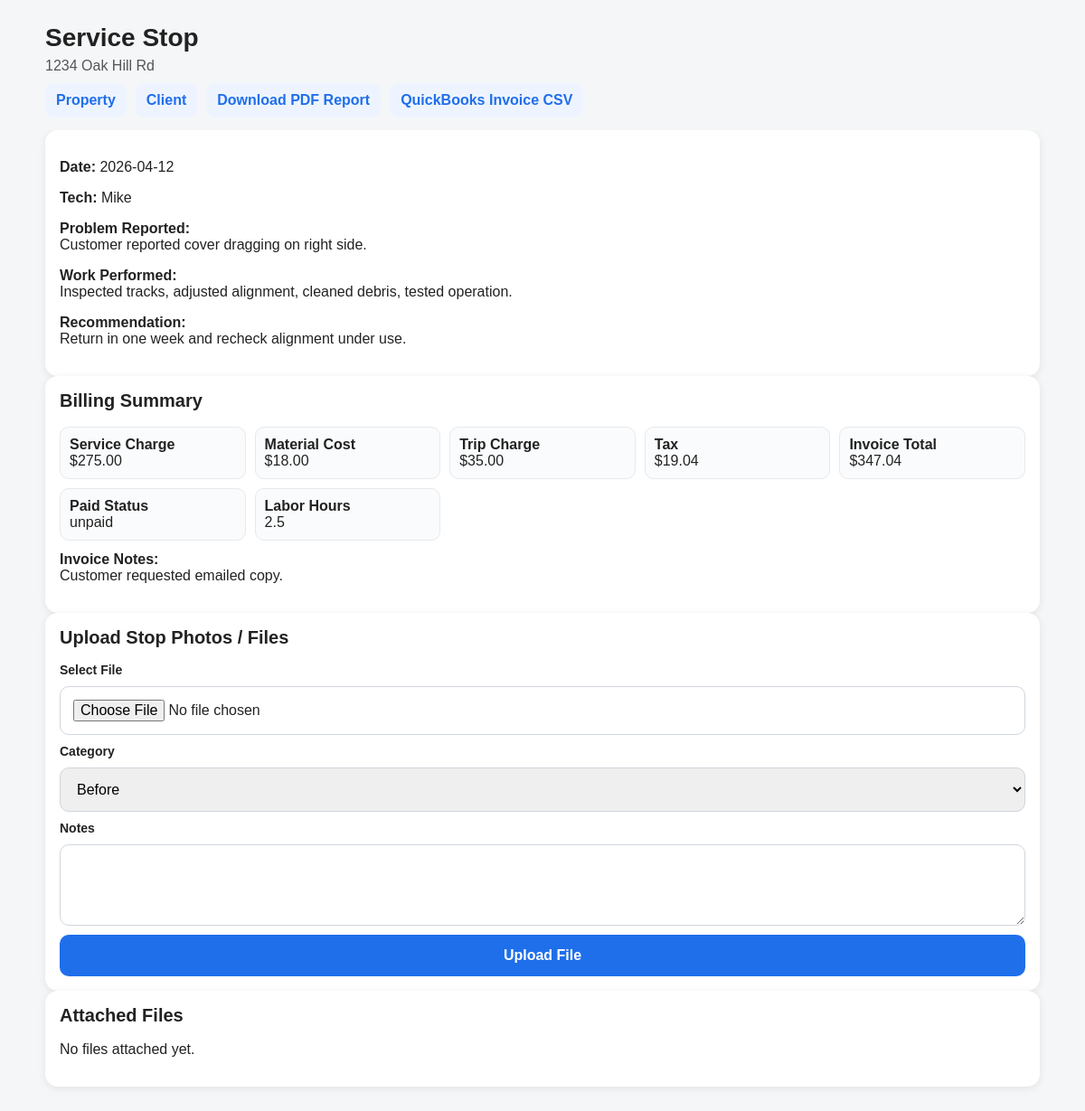
The app's page /service-stops/1 with its own data.
### app/models.py (models this page shows)
class Property(Base):
    __tablename__ = "properties"
    id = Column(Integer, primary_key=True)
    address = Column(String, nullable=False)
    pool_type = Column(String, default="")
    notes = Column(Text, default="")
    pump = Column(String, default="")
    filter = Column(String, default="")
    heater = Column(String, default="")
    sanitizer = Column(String, default="")
    automation = Column(String, default="")
    cleaner = Column(String, default="")
    cover_type = Column(String, default="")
    cover_notes = Column(Text, default="")
    install_year = Column(String, default="")
    equipment_notes = Column(Text, default="")
    client_id = Column(Integer, ForeignKey("clients.id"), nullable=False)
    client = relationship("Client", back_populates="properties")
    jobs = relationship(
        "Job",
        back_populates="property",
        cascade="all, delete-orphan"
    )
    files = relationship(
        "FileAttachment",
        back_populates="property",
        cascade="all, delete-orphan"
    )
    service_stops = relationship(
        "ServiceStop",
        back_populates="property",
        cascade="all, delete-orphan"
    )

class ServiceStop(Base):
    __tablename__ = "service_stops"
    id = Column(Integer, primary_key=True)
    date = Column(String, default="")
    tech_name = Column(String, default="")
    problem_reported = Column(Text, default="")
    work_performed = Column(Text, default="")
    recommendation = Column(Text, default="")
    billed_amount = Column(Float, default=0.0)
    labor_hours = Column(Float, default=0.0)
    material_cost = Column(Float, default=0.0)
    trip_charge = Column(Float, default=0.0)
    tax = Column(Float, default=0.0)
    paid_status = Column(String, default="unpaid")
    invoice_notes = Column(Text, default="")
    status = Column(String, default="completed")
    property_id = Column(Integer, ForeignKey("properties.id"), nullable=False)
    property = relationship("Property", back_populates="service_stops")
    files = relationship(
        "FileAttachment",
        back_populates="service_stop",
        cascade="all, delete-orphan"
    )

### app/main.py (the view)
@app.get("/service-stops/{service_stop_id}", response_class=HTMLResponse)
def service_stop_detail(request: Request, service_stop_id: int):
    db = SessionLocal()
    stop = (
        db.query(ServiceStop)
        .options(
            joinedload(ServiceStop.property).joinedload(Property.client),
            joinedload(ServiceStop.files),
        )
        .filter(ServiceStop.id == service_stop_id)
        .first()
    )
    if not stop:
        raise HTTPException(status_code=404, detail="Service stop not found")
    return templates.TemplateResponse(
        request,
        "service_stop_detail.html",
        {
            "request": request,
            "service_stop": stop,
            "money": money,
            "service_stop_total": service_stop_total,
        },
    )

### app/templates/service_stop_detail.html (shortened to what this page needs)
<!DOCTYPE html>
<html>
<head>
    <link rel="stylesheet" href="/static/styles.css?v=80">
</head>
<body>
    <div class="page">
        <header class="topbar">
            <h1>Service Stop</h1>
            <p>{{ service_stop.property.address }}</p>
            <div class="quick-links">
                <a href="/properties/{{ service_stop.property.id }}">Property</a>
                <a href="/clients/{{ service_stop.property.client.id }}">Client</a>
                <a href="/service-stops/{{ service_stop.id }}/pdf">Download PDF Report</a>
                <a href="/service-stops/{{ service_stop.id }}/quickbooks-invoice.csv">QuickBooks Invoice CSV</a>
            </div>
        </header>
        <section class="card">
            <p><strong>Date:</strong> {{ service_stop.date or "Not set" }}</p>
            <p><strong>Tech:</strong> {{ service_stop.tech_name or "Not set" }}</p>
            <p><strong>Problem Reported:</strong><br>{{ service_stop.problem_reported or "None" }}</p>
            <p><strong>Work Performed:</strong><br>{{ service_stop.work_performed or "None" }}</p>
            <p><strong>Recommendation:</strong><br>{{ service_stop.recommendation or "None" }}</p>
        </section>
        <section class="card">
            <h2>Billing Summary</h2>
            <div class="money-grid">
                <div class="money-box"><strong>Service Charge</strong><br>{{ money(service_stop.billed_amount or 0) }}</div>
                <div class="money-box"><strong>Material Cost</strong><br>{{ money(service_stop.material_cost or 0) }}</div>
                <div class="money-box"><strong>Trip Charge</strong><br>{{ money(service_stop.trip_charge or 0) }}</div>
                <div class="money-box"><strong>Tax</strong><br>{{ money(service_stop.tax or 0) }}</div>
                <div class="money-box"><strong>Invoice Total</strong><br>{{ money(service_stop_total(service_stop)) }}</div>
                <div class="money-box"><strong>Paid Status</strong><br>{{ service_stop.paid_status or "unpaid" }}</div>
                <div class="money-box"><strong>Labor Hours</strong><br>{{ service_stop.labor_hours or 0 }}</div>
            </div>
            {% if service_stop.invoice_notes %}
                <p style="margin-top: 12px;"><strong>Invoice Notes:</strong><br>{{ service_stop.invoice_notes }}</p>
            {% endif %}
        </section>
        <section class="card">
            <h2>Upload Stop Photos / Files</h2>
            <form method="post" action="/service-stops/{{ service_stop.id }}/files/add" enctype="multipart/form-data" class="form-stack">
                <label>Select File</label>
                <input type="file" name="upload" required>
                <label>Category</label>
                <select name="category">
                    <option value="before">Before</option>
                </select>
                <label>Notes</label>
                <textarea name="notes"></textarea>
                <button type="submit">Upload File</button>
            </form>
        </section>
        <section class="card">
            <h2>Attached Files</h2>
            {% if service_stop.files %}
                <div class="photo-grid">
                    {% for file in service_stop.files %}
                        <div class="photo-card">
                            {% if file.file_type.startswith("image") %}
                                <a href="/uploads/{{ file.stored_name }}" target="_blank">
                                    <img src="/uploads/{{ file.stored_name }}" alt="{{ file.original_name }}">
                                </a>
                            {% else %}
                                <a href="/uploads/{{ file.stored_name }}" target="_blank">{{ file.original_name }}</a>
                            {% endif %}
                            <strong>{{ file.original_name }}</strong><br>
                            <span>Category: {{ file.category }}</span><br>
                            {% if file.notes %}<span>{{ file.notes }}</span>{% endif %}
                        </div>
                    {% endfor %}
                </div>
            {% else %}
                <p>No files attached yet.</p>
            {% endif %}
        </section>
    </div>
</body>
</html>

### app/static/styles.css (style rules this page uses)
body { font-family: Arial, sans-serif; margin: 0; background: #f4f6f8; color: #222; }
.page { max-width: 1100px; margin: 0 auto; padding: 16px; padding-bottom: 90px; }
.topbar { position: sticky; top: 0; background: #f4f6f8; padding: 10px 0 14px 0; z-index: 20; }
.topbar h1 { margin: 0 0 6px 0; font-size: 28px; }
.topbar p { margin: 4px 0; color: #555; }
.card { background: white; border-radius: 14px; padding: 16px; box-shadow: 0 2px 10px rgba(0,0,0,0.08); }
.card h2 { margin-top: 0; font-size: 20px; }
.form-stack { display: flex; flex-direction: column; gap: 10px; }
label { font-weight: 600; font-size: 14px; }
input, select, textarea, button { font: inherit; padding: 14px; border-radius: 10px; border: 1px solid #cfd6dd; width: 100%; box-sizing: border-box; }
textarea { min-height: 90px; resize: vertical; }
button { cursor: pointer; border: none; background: #1f6feb; color: white; font-weight: 700; }
.button-link, a { color: #1f6feb; text-decoration: none; }
.quick-links { display: flex; gap: 10px; flex-wrap: wrap; margin-top: 10px; }
.quick-links a { display: inline-block; padding: 10px 12px; border-radius: 10px; background: #eef4ff; color: #1f6feb; font-weight: 700; text-decoration: none; }

### app/templates/service_stop_detail.html (style rules this page uses)
.money-grid { display: grid; grid-template-columns: repeat(auto-fill, minmax(180px, 1fr)); gap: 10px; }
.money-box { background: #fafbfc; border: 1px solid #e6e9ed; border-radius: 10px; padding: 10px; }

### records on screen
Property: property.address "1234 Oak Hill Rd"
ServiceStop: date "2026-04-12", tech_name "Mike", problem_reported "Customer reported cover dragging on right side.", work_performed "Inspected tracks, adjusted alignment, cleaned debris, tested operation.", recommendation "Return in one week and recheck alignment under use.", billed_amount "$275.00", material_cost "$18.00", trip_charge "$35.00", tax "$19.04", billed_amount+material_cost+trip_charge "$347.04", paid_status "unpaid", labor_hours "2.5", invoice_notes "Customer requested emailed copy."
